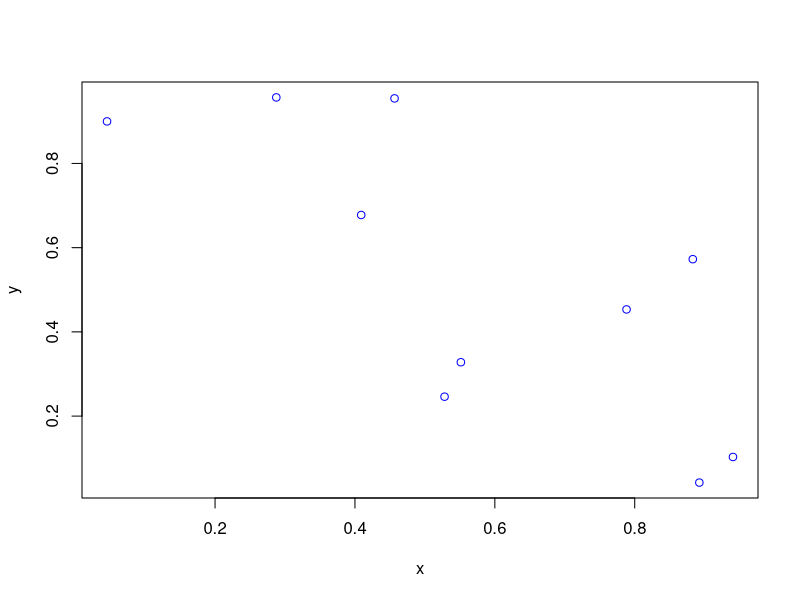
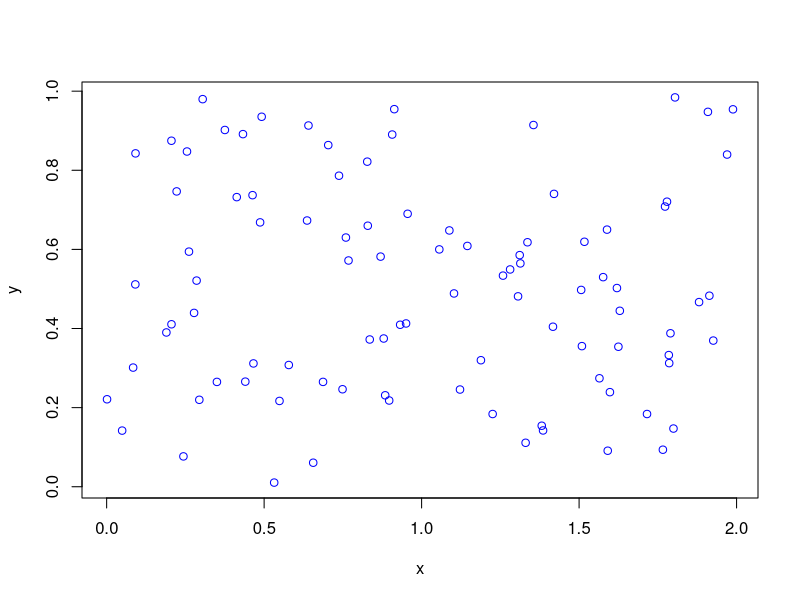
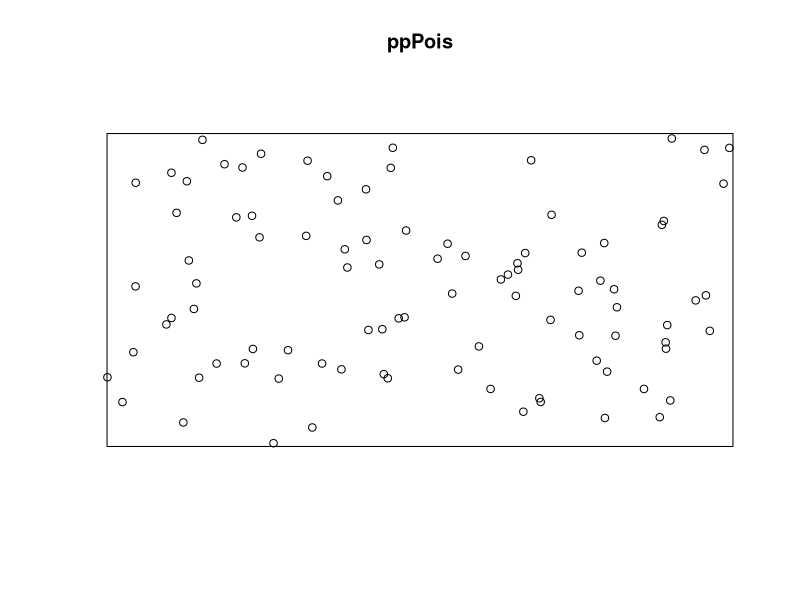
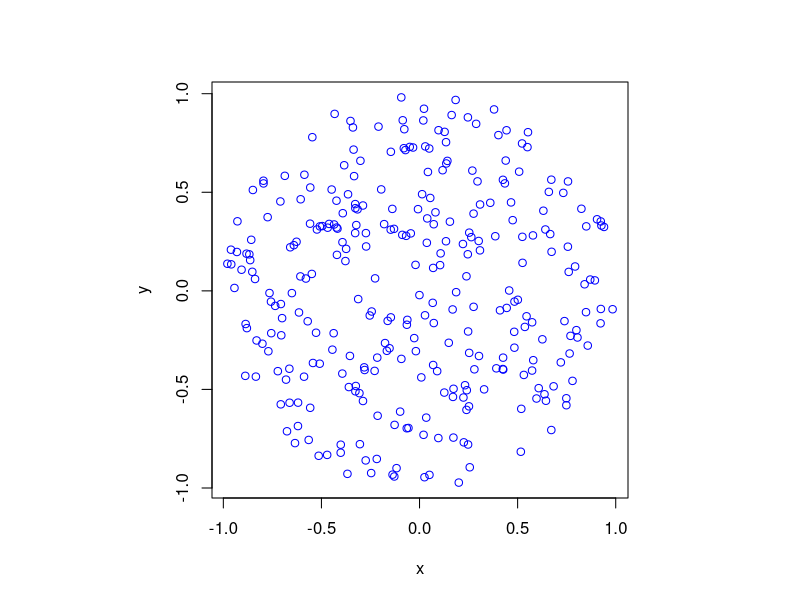
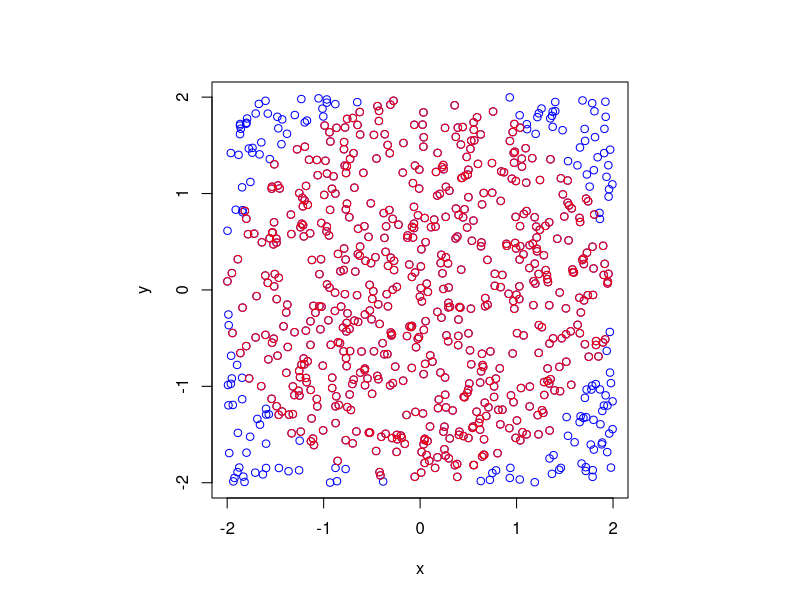
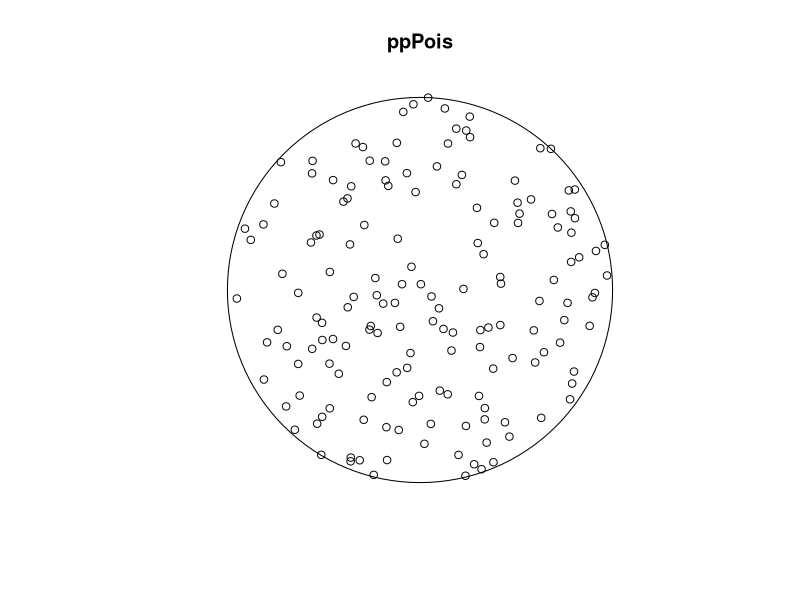
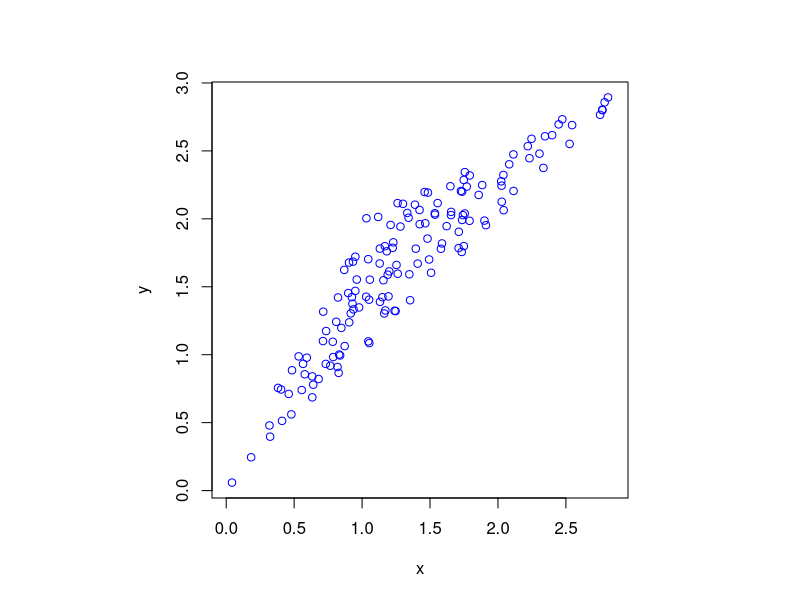
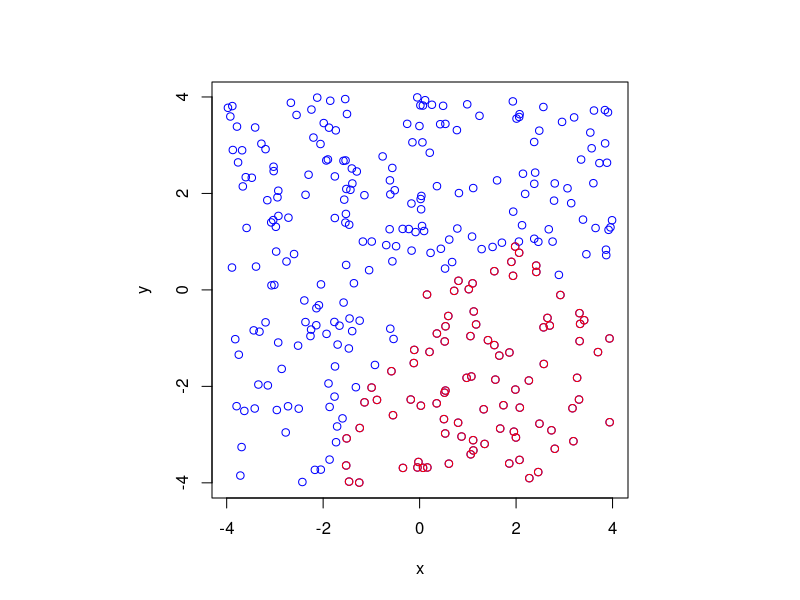

Here is the R script that generated these plots, in order:
## ---- chunk 1
knitr::opts_chunk$set(echo = TRUE)
library("spatstat")
## ---- chunk 2
set.seed(123)
n=10; #number of points

#Simulate Binomial point process
x=runif(n);#x coordinates 
y=runif(n);#y coordinates 
 
#Plot
plot(x,y,type = 'p',xlab='x',ylab='y',col='blue')


## ---- chunk 3
set.seed(123)
#Simulation area parameters
xMin <- 0;xMax <- 2
yMin <- 0;yMax <- 1
xDelta <- xMax-xMin; yDelta <- yMax-yMin #rectangle dimensions
areaTotal <- xDelta*yDelta
 
#Point process parameters
lambda <- 50 #intensity (mean density) of the Poisson process
 
#Simulate Poisson point process
numbPoints <- rpois(1,areaTotal*lambda)#Poisson number of points

#x <- xDelta*runif(numbPoints)+xMin#x coordinates
x <- runif(numbPoints,min = xMin,max = xMax) + xMin
#y <- yDelta*runif(numbPoints)+yMin#y coordinates 
y <- runif(numbPoints,min = yMin,max = yMax) + yMin
 
#Plot
plot(x,y,type ='p',xlab='x',ylab='y',col='blue')
## ---- chunk 4
set.seed(123)
lambda <- 50
 
#create Poisson "point pattern" object
ppPois=rpoispp(lambda,win = owin(c(0,2), c(0,1)))
plot(ppPois) #Plot point pattern object
## ---- chunk 5
set.seed(123)
#Simulation disk parameters
r=1 #radius of disk
xx0=0;yy0=0 #centre of disk
 
areaTotal=pi*r^2 #area of disk
 
#Point process parameters
lambda=100#intensity (mean density) of the Poisson process
 
#Simulate Poisson point process
numbPoints=rpois(1,areaTotal*lambda)#Poisson number of points
theta=2*pi*runif(numbPoints)#angular  coordinates 
rho=r*sqrt(runif(numbPoints))#radial coordinates 
 
#Convert from polar to Cartesian coordinates
xx=rho*cos(theta)
yy=rho*sin(theta)
 
#Shift centre of disk to (xx0,yy0)
xx=xx+xx0
yy=yy+yy0

#Plotting
par(pty="s") # Rescale the disk 
plot(xx,yy, type = 'p',xlab='x',ylab='y',col='blue')
## ---- chunk 6
#Using the Rejection Sampling Method
set.seed(1234)
#Simulation area parameters
xMin <- -2;xMax <- 2
xDelta <- xMax-xMin #square dimensions
areaTotal <- xDelta^2
 
lambda <- 50 #intensity (mean density) of the Poisson process
 
#Simulate Poisson point process
numbPoints <- rpois(1,areaTotal*lambda)#Poisson number of points

x <- runif(numbPoints,min = xMin,max = xMax) 
y <- runif(numbPoints,min = xMin,max = xMax) 

par(pty="s") # Rescale the disk
plot(x,y,type ='p',xlab='x',ylab='y',col='blue')

#For the disk
r=2 #radius of disk
xx0=0;yy0=0 #centre of disk
 
points <- data.frame(x,y)
points$N <- NULL

for (i in 1:nrow(points)){
  if ((((points$x[i]-xx0)^2)+((points$y[i]-yy0)^2)) <= r^2) {
    points$N[i] <- 1} else {points$N[i] <- 2}
  i = i+1
}

disk_Points <- subset(points,points$N==1)

points(disk_Points$x,disk_Points$y, type = 'p',xlab='x',ylab='y',col='red')

## ---- chunk 7
set.seed(123)
r=1 #radius of disk
xx0=0;yy0=0 #centre of disk
#create Poisson "point pattern" object
ppPois=rpoispp(lambda,win=disc(radius=r,centre=c(xx0,yy0))) 
plot(ppPois) #Plot point pattern object

## ---- chunk 8
set.seed(123)
#Simulation window parameters -- points A,B,C of a triangle
xA=1;xB=0;xC=2 #x values of three points
yA=2;yB=0;yC=1 #y values of three points
 
#Point process parameters
lambda=100 #intensity (mean density) of the Poisson process
 
#calculate sides of trinagle
a=sqrt((xA-xB)^2+(yA-yB)^2)
b=sqrt((xB-xC)^2+(yB-yC)^2)
c=sqrt((xC-xA)^2+(yC-yA)^2)
s=(a+b+c)/2
 
#Use Herron's forumula to calculate area
areaTotal=sqrt(s*(s-a)*(s-b)*(s-c)) #area of triangle
 
#Simulate a Poisson point process
numbPoints=rpois(1,areaTotal*lambda)#Poisson number of points
U=runif(numbPoints)#uniform random variables
V=runif(numbPoints)#uniform random variables
 
xx=sqrt(U)*xA+sqrt(U)*(1-V)*xB+sqrt(U)*V*xC#x coordinates of points
yy=sqrt(U)*yA+sqrt(U)*(1-V)*yB+sqrt(U)*V*yC#y coordinates of points
 
#Plotting
plot(xx,yy,'p',xlab='x',ylab='y',col='blue',asp = 1)
## ---- chunk 9
#Simulation of PP in a triangle using rejection sampling
set.seed(1234)
#Simulation area parameters
xMin <- -4;xMax <- 4
xDelta <- xMax-xMin #square dimensions
areaTotal <- xDelta^2
 
lambda <- 5 #intensity (mean density) of the Poisson process
 
#Simulate Poisson point process
numbPoints <- rpois(1,areaTotal*lambda)#Poisson number of points

x <- runif(numbPoints,min = xMin,max = xMax) 
y <- runif(numbPoints,min = xMin,max = xMax) 

#par(pty="s") # Rescale the disk
plot(x,y,type ='p',xlab='x',ylab='y',col='blue', asp = 1)

xs = c(A = 1, B = 0, C = 2) #x values of three points
ys = c(A = 2, B = 0, C = 1) #y values of three points
 
#Calculate the equations of the sides
mAB <- (yB-yA)/(xB-xA)
cAB <-  yB-(mAB*xB)
  
mBC <- (yC-yB)/(xC-xB)
cBC <- yC - (mBC*xC)

mCA <- (yA-yC)/(xA-xC)
cCA <- yA - (mCA*xA)

#Calculate the center 
cent_x <- mean(xs)
cent_y <- mean(ys)

pointsTr <- data.frame(x,y)
pointsTr$A <- NULL
pointsTr$B <- NULL
pointsTr$C <- NULL

if(cent_y <= ((mAB*cent_x) + cAB)){A <- 1}else {A <- 2}
  
if(cent_y <= ((mCA*cent_x) + cCA)){C <- 1}else {C <- 2}

if(cent_y <= ((mBC*cent_x) + cBC)) {B <- 1} else { B <- 2}

for ( i in 1:nrow(pointsTr)){
  
  if(A==1){
    if (y[i] <= ((mAB*x[i]) + cAB)){pointsTr$A[i] <- 1} else { pointsTr$A[i] <- 2}
  } else {
        if (y[i] >= ((mAB*x[i]) + cAB)){pointsTr$A[i] <- 1} else { pointsTr$A[i] <- 2}
  }
  
  if(B==1){
    if (y[i] <= ((mBC*x[i]) + cBC)){pointsTr$B[i] <- 1} else { pointsTr$B[i] <- 2}
  } else {
        if (y[i] >= ((mBC*x[i]) + cBC)){pointsTr$B[i] <- 1} else { pointsTr$B[i] <- 2}
  }
  
  if(C==1){
    if (y[i] <= ((mCA*x[i]) + cCA)){pointsTr$C[i] <- 1} else { pointsTr$C[i] <- 2}
  } else {
        if (y[i] >= ((mCA*x[i]) + cCA)){pointsTr$C[i] <- 1} else { pointsTr$C[i] <- 2}
      }
  
  i <- i+1
}


PointsTR_sub <- pointsTr[pointsTr$A == A & pointsTr$B == B & pointsTr$C == C,]

points(PointsTR_sub$x,PointsTR_sub$y, type = 'p',xlab='x',ylab='y',col='red', asp=1)

## ---- chunk 10
set.seed(123)
#Point process parameters
lambda=100
#create Poisson "point pattern" object
ppPois=rpoispp(lambda, poly = list(x=c(0,1,1),y=c(0,0,1)))
plot(ppPois) #Plot point pattern object
